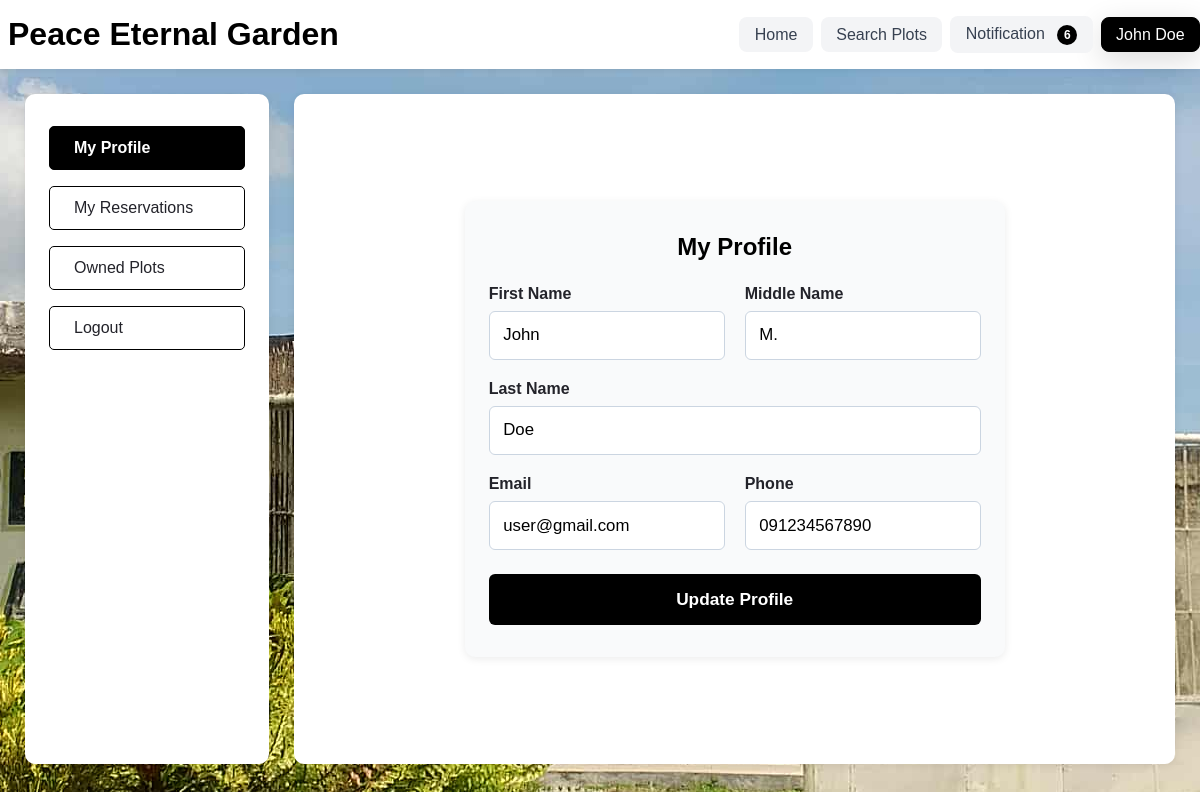
/user/profile (signed in), run on the app's committed database.
### web.py (models this page shows)
class User(db.Model):
    id = db.Column(db.Integer, primary_key=True)
    username = db.Column(db.String(80), unique=True, nullable=False)
    first_name = db.Column(db.String(80), nullable=False)
    middle_name = db.Column(db.String(80), nullable=True)
    last_name = db.Column(db.String(80), nullable=False)
    email = db.Column(db.String(120), unique=True, nullable=True)
    phone = db.Column(db.String(20), nullable=True)
    password_hash = db.Column(db.String(256), nullable=False)
    security_question = db.Column(db.String(200), nullable=True)
    security_answer_hash = db.Column(db.String(200), nullable=True)

### web.py (the view, shortened to what this page needs)
@app.route('/user/profile', methods=['GET', 'POST'])
def user_profile():
    user_id = session.get('user_id')
    if not user_id:
        flash('Please log in to view your profile.', 'danger')
        return redirect(url_for('login'))
    user = User.query.get(user_id)
    return render_template('user/profile.html', user=user)

### web.py (called while the page is built)
@app.context_processor
def inject_notifications():
    user_id = session.get('user_id')
    if not user_id:
        return {}
    try:
        notes = Notification.query.filter_by(user_id=user_id).order_by(Notification.created_at.desc()).limit(20).all()
        out = []
        for n in notes:
            out.append({'message': n.message, 'status': n.status or 'pending', 'time': n.created_at.strftime('%Y-%m-%d %H:%M')})
        return {'notifications': out, 'clear_notifications_url': url_for('clear_notifications'), 'notifications_url': url_for('api_notifications')}
    except Exception:
        return {'notifications': [], 'clear_notifications_url': '', 'notifications_url': ''}

### templates/user/profile.html (shortened to what this page needs)
<!DOCTYPE html>
<html lang="en">
<head>
</head>
<body>
{% include 'partials/navbar.html' %}
<section class="parent-section">
    {% include 'partials/user_sidebar.html' %}
    <div class="right">
        <div class="list-box" style="width:100%;height:100%;padding:0;display:flex;align-items:center;justify-content:center;">
            <form method="POST" style="width:100%;max-width:540px;margin:auto;background:#f9fafb;padding:2rem 1.5rem;border-radius:10px;box-shadow:0 2px 8px rgba(0,0,0,0.08);">
                <h2 style="text-align:center;margin-bottom:1.5rem;color:#000000;">My Profile</h2>
                <div style="display:flex;gap:1.25rem;flex-wrap:wrap;">
                    <div style="flex:1;min-width:160px;">
                        <label for="first_name" style="display:block;margin-bottom:0.5rem;font-weight:600;color:#23232a;">First Name</label>
                        <input type="text" id="first_name" name="first_name" value="{{ user.first_name }}" style="width:100%;padding:0.85rem;border:1px solid #cbd5e1;border-radius:6px;font-size:1.05rem;" required>
                    </div>
                    <div style="flex:1;min-width:140px;">
                        <label for="middle_name" style="display:block;margin-bottom:0.5rem;font-weight:600;color:#23232a;">Middle Name</label>
                        <input type="text" id="middle_name" name="middle_name" value="{{ user.middle_name }}" style="width:100%;padding:0.85rem;border:1px solid #cbd5e1;border-radius:6px;font-size:1.05rem;">
                    </div>
                    <div style="flex:1;min-width:160px;">
                        <label for="last_name" style="display:block;margin-bottom:0.5rem;font-weight:600;color:#23232a;">Last Name</label>
                        <input type="text" id="last_name" name="last_name" value="{{ user.last_name }}" style="width:100%;padding:0.85rem;border:1px solid #cbd5e1;border-radius:6px;font-size:1.05rem;" required>
                    </div>
                </div>
                <div style="display:flex;gap:1.25rem;flex-wrap:wrap;margin-top:1.25rem;">
                    <div style="flex:1;min-width:220px;">
                        <label for="email" style="display:block;margin-bottom:0.5rem;font-weight:600;color:#23232a;">Email</label>
                        <input type="email" id="email" name="email" value="{{ user.email }}" style="width:100%;padding:0.85rem;border:1px solid #cbd5e1;border-radius:6px;font-size:1.05rem;">
                    </div>
                    <div style="flex:1;min-width:180px;">
                        <label for="phone" style="display:block;margin-bottom:0.5rem;font-weight:600;color:#23232a;">Phone</label>
                        <input type="tel" id="phone" name="phone" value="{{ user.phone }}" style="width:100%;padding:0.85rem;border:1px solid #cbd5e1;border-radius:6px;font-size:1.05rem;">
                    </div>
                </div>
                <button type="submit" style="width:100%;padding:0.95rem;background:#000000;color:#fff;border:none;border-radius:6px;font-weight:bold;font-size:1.08rem;cursor:pointer;transition:background 0.2s;margin-top:1.5rem;">
                    Update Profile
                </button>
            </form>
        </div>
    </div>
</section>
</body>
</html>

### templates/partials/navbar.html (shortened to what this page needs)
<header>
	<div class="container header-flex">
		<h1 style="color: #000000;">Peace Eternal Garden</h1>
		<nav>
			<div class="nav-links">
				{% if not session.get('user_id') %}
					<a href="{{ url_for('home') }}" class="{% if request.endpoint == 'home' %}active{% endif %}">About</a>
					<a href="{{ url_for('search_plot') }}" class="{% if request.endpoint == 'search_plot' %}active{% endif %}">Browse</a>
					<a href="{{ url_for('login') }}" class="{% if request.endpoint == 'login' %}active{% endif %}">Sign In</a>
					<a href="{{ url_for('register') }}" class="{% if request.endpoint == 'register' %}active{% endif %}">Sign Up</a>
				{% else %}
					<a href="{{ url_for('home') }}" class="{% if request.endpoint == 'home' %}active{% endif %}">Home</a>
					<a href="{{ url_for('search_plot') }}" class="{% if request.endpoint == 'search_plot' %}active{% endif %}">Search Plots</a>
					{% set _notifications = notifications if (notifications is defined) else session.get('notifications', []) %}
					<div class="notification" style="position:relative">
						<a href="javascript:void(0)" id="notification-btn" class="{% if request.path == '/notification' %}active{% endif %}" aria-haspopup="true" aria-expanded="false" title="Notifications">
							Notification
							{% if _notifications and _notifications|length > 0 %}
								<span id="notif-badge" class="badge" aria-hidden="true">{{ _notifications|length }}</span>
							{% endif %}
						</a>
					</div>
					<a href="{{ url_for('user_profile') }}" class="{% if (request.path and request.path.startswith('/user')) or request.endpoint == 'user_profile' %}active{% endif %}" title="View Profile">
						{{ session.get('first_name') }} {{ session.get('last_name') }}
					</a>
				{% endif %}
			</div>
		</nav>
	</div>
</header>

### templates/partials/navbar.html (style rules this page uses)
header { background: #fff; box-shadow: 0 2px 4px rgba(0,0,0,0.05); }
.container { max-width: 1200px; margin: 0 auto; padding: 0 1rem; }
.header-flex { display: flex; justify-content: space-between; align-items: center; padding: 1rem 0; }
h1 { font-size: 2rem; font-weight: bold; margin: 0; margin-left: 0.5rem; }
nav { display: flex; gap: 0.5rem; align-items: center; position: relative; }
.nav-links { display: flex; gap: 0.5rem; align-items: center; }
.nav-links a { display: inline-block; padding: 0.45rem 0.9rem; background: #f3f4f6; color: #374151; text-decoration: none; border-radius: 8px; border: 1px solid transparent; font-weight: 500; transition: background 0.15s ease, color 0.15s ease, transform 0.06s ease, box-shadow 0.12s ease; margin-left: 0; }
.nav-links a.active { background: #000000; color: #ffffff; border-color: #000000; box-shadow: 0 8px 30px rgba(0,0,0,0.14); }
.badge { display: inline-flex; align-items: center; justify-content: center; width: 20px; min-width: 20px; height: 20px; padding: 0; line-height: 1; border-radius: 999px; background: #000000; color: #fff; font-size: 0.75rem; font-weight: 600; margin-left: 0.5rem; vertical-align: middle; white-space: nowrap; overflow: hidden; text-overflow: ellipsis; }
.notification a { position: relative; }

### templates/partials/user_sidebar.html (style rules this page uses)
.list-box { width: 100%; height: 100%; background-color: #ffffff; border-radius: 10px; box-shadow: 0 2px 8px rgba(0, 0, 0, 0.08); padding: 2rem 1.5rem; display: flex; flex-direction: column; justify-content: flex-start; align-items: flex-start; overflow-y: auto; }

### data on the page
User: get "John", get "Doe", first_name "John", middle_name "M.", last_name "Doe", email "user@gmail.com", phone "091234567890"

### other printed values
{{ _notifications|length }} "6"
